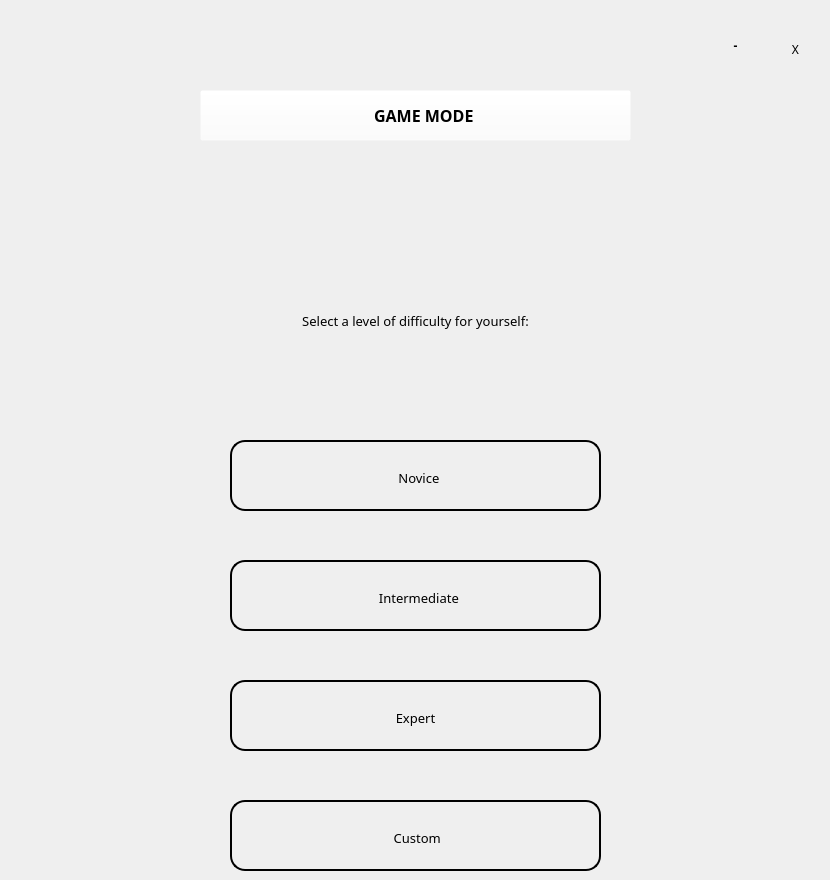
   <widget class="QWidget" name="game">
    <widget class="QPushButton" name="minibtn_4">
     <property name="geometry">
      <rect>
       <x>710</x>
       <y>20</y>
       <width>51</width>
       <height>51</height>
      </rect>
     </property>
     <property name="font">
      <font>
       <family>Yu Gothic</family>
       <bold>true</bold>
      </font>
     </property>
     <property name="styleSheet">
      <string notr="true">QPushButton:hover{
background-color:rgb(245, 205, 122);
border: none;
border-radius: 20px;

}

QPushButton{
padding-top:0px;
border: none;
}</string>
     </property>
     <property name="text">
      <string>-</string>
     </property>
    </widget>
    <widget class="QPushButton" name="closebtn_4">
     <property name="geometry">
      <rect>
       <x>770</x>
       <y>20</y>
       <width>51</width>
       <height>51</height>
      </rect>
     </property>
     <property name="font">
      <font>
       <family>Adobe Devanagari</family>
      </font>
     </property>
     <property name="styleSheet">
      <string notr="true">QPushButton#closebtn_4:hover{
background-color:rgb(219, 102, 111);
border: none;
border-radius: 20px;

}

QPushButton#closebtn_4{
padding-top:8px;
border: none;
border-radius: 30px;
}</string>
     </property>
     <property name="text">
      <string>Χ</string>
     </property>
    </widget>
    <widget class="QPushButton" name="back_3">
     <property name="geometry">
      <rect>
       <x>30</x>
       <y>85</y>
       <width>60</width>
       <height>60</height>
      </rect>
     </property>
     <property name="styleSheet">
      <string notr="true">QPushButton:hover{
border: 4px solid;
border-radius: 20px;
background: rgba(255, 255, 255, 0);}

QPushButton{
border-radius: 20px;
background: rgba(255, 255, 255, 0);}</string>
     </property>
     <property name="text">
      <string/>
     </property>
     <property name="icon">
      <iconset resource="resource.qrc">
       <normaloff>:/pic/bin/back.png</normaloff>:/pic/bin/back.png</iconset>
     </property>
    </widget>
    <widget class="QPushButton" name="cheater_title_2">
     <property name="geometry">
      <rect>
       <x>200</x>
       <y>90</y>
       <width>431</width>
       <height>51</height>
      </rect>
     </property>
     <property name="font">
      <font>
       <family>Adobe Devanagari</family>
       <pointsize>12</pointsize>
       <bold>true</bold>
      </font>
     </property>
     <property name="styleSheet">
      <string notr="true">background: rgba(255, 255, 255, 0);
</string>
     </property>
     <property name="text">
      <string>    GAME MODE</string>
     </property>
     <property name="icon">
      <iconset resource="resource.qrc">
       <normaloff>:/pic/bin/console.png</normaloff>:/pic/bin/console.png</iconset>
     </property>
     <property name="iconSize">
      <size>
       <width>60</width>
       <height>60</height>
      </size>
     </property>
    </widget>
    <widget class="QPushButton" name="novice_btn">
     <property name="geometry">
      <rect>
       <x>230</x>
       <y>440</y>
       <width>371</width>
       <height>71</height>
      </rect>
     </property>
     <property name="font">
      <font>
       <family>Adobe Devanagari</family>
       <pointsize>10</pointsize>
      </font>
     </property>
     <property name="cursor">
      <cursorShape>PointingHandCursor</cursorShape>
     </property>
     <property name="styleSheet">
      <string notr="true">QPushButton{
padding-top:5px;
border: 2px solid black;
border-radius: 15px;
}

QPushButton:hover{
padding-top:5px;
border: 5px solid black;
border-radius: 15px;
font: 75 10pt &quot;Adobe Devanagari&quot;;
}</string>
     </property>
     <property name="text">
      <string>  Novice</string>
     </property>
     <property name="icon">
      <iconset resource="resource.qrc">
       <normaloff>:/pic/bin/smile-face.png</normaloff>:/pic/bin/smile-face.png</iconset>
     </property>
     <property name="iconSize">
      <size>
       <width>30</width>
       <height>30</height>
      </size>
     </property>
    </widget>
    <widget class="QPushButton" name="intermediate_btn">
     <property name="geometry">
      <rect>
       <x>230</x>
       <y>560</y>
       <width>371</width>
       <height>71</height>
      </rect>
     </property>
     <property name="font">
      <font>
       <family>Adobe Devanagari</family>
       <pointsize>10</pointsize>
      </font>
     </property>
     <property name="cursor">
      <cursorShape>PointingHandCursor</cursorShape>
     </property>
     <property name="styleSheet">
      <string notr="true">QPushButton{
padding-top:5px;
border: 2px solid black;
border-radius: 15px;
}

QPushButton:hover{
padding-top:5px;
border: 5px solid black;
border-radius: 15px;
font: 75 10pt &quot;Adobe Devanagari&quot;;
}</string>
     </property>
     <property name="text">
      <string>  Intermediate</string>
     </property>
     <property name="icon">
      <iconset resource="resource.qrc">
       <normaloff>:/pic/bin/sad.png</normaloff>:/pic/bin/sad.png</iconset>
     </property>
     <property name="iconSize">
      <size>
       <width>30</width>
       <height>30</height>
      </size>
     </property>
    </widget>
    <widget class="QPushButton" name="expert_btn">
     <property name="geometry">
      <rect>
       <x>230</x>
       <y>680</y>
       <width>371</width>
       <height>71</height>
      </rect>
     </property>
     <property name="font">
      <font>
       <family>Adobe Devanagari</family>
       <pointsize>10</pointsize>
      </font>
     </property>
     <property name="cursor">
      <cursorShape>PointingHandCursor</cursorShape>
     </property>
     <property name="styleSheet">
      <string notr="true">QPushButton{
padding-top:5px;
border: 2px solid black;
border-radius: 15px;
}

QPushButton:hover{
padding-top:5px;
border: 5px solid black;
border-radius: 15px;
font: 75 10pt &quot;Adobe Devanagari&quot;;
}</string>
     </property>
     <property name="text">
      <string>Expert</string>
     </property>
     <property name="icon">
      <iconset resource="resource.qrc">
       <normaloff>:/pic/bin/cheater.png</normaloff>:/pic/bin/cheater.png</iconset>
     </property>
     <property name="iconSize">
      <size>
       <width>50</width>
       <height>50</height>
      </size>
     </property>
    </widget>
    <widget class="QLabel" name="label_5">
     <property name="geometry">
      <rect>
       <x>100</x>
       <y>220</y>
       <width>631</width>
       <height>201</height>
      </rect>
     </property>
     <property name="font">
      <font>
       <family>Adobe Devanagari</family>
       <pointsize>10</pointsize>
      </font>
     </property>
     <property name="focusPolicy">
      <enum>Qt::NoFocus</enum>
     </property>
     <property name="styleSheet">
      <string notr="true">QLabel#label{
background-color: none;
border: none;
color: black;
text-alignment: center;
}</string>
     </property>
     <property name="text">
      <string>Select a level of difficulty for yourself:</string>
     </property>
     <property name="alignment">
      <set>Qt::AlignCenter</set>
     </property>
    </widget>
    <widget class="QPushButton" name="custom_btn">
     <property name="geometry">
      <rect>
       <x>230</x>
       <y>800</y>
       <width>371</width>
       <height>71</height>
      </rect>
     </property>
     <property name="font">
      <font>
       <family>Adobe Devanagari</family>
       <pointsize>10</pointsize>
      </font>
     </property>
     <property name="cursor">
      <cursorShape>PointingHandCursor</cursorShape>
     </property>
     <property name="styleSheet">
      <string notr="true">QPushButton{
padding-top:5px;
border: 2px solid black;
border-radius: 15px;
}

QPushButton:hover{
padding-top:5px;
border: 5px solid black;
border-radius: 15px;
font: 75 10pt &quot;Adobe Devanagari&quot;;
}</string>
     </property>
     <property name="text">
      <string> Custom</string>
     </property>
     <property name="icon">
      <iconset resource="resource.qrc">
       <normaloff>:/pic/bin/cards.png</normaloff>:/pic/bin/cards.png</iconset>
     </property>
    </widget>
   </widget>
